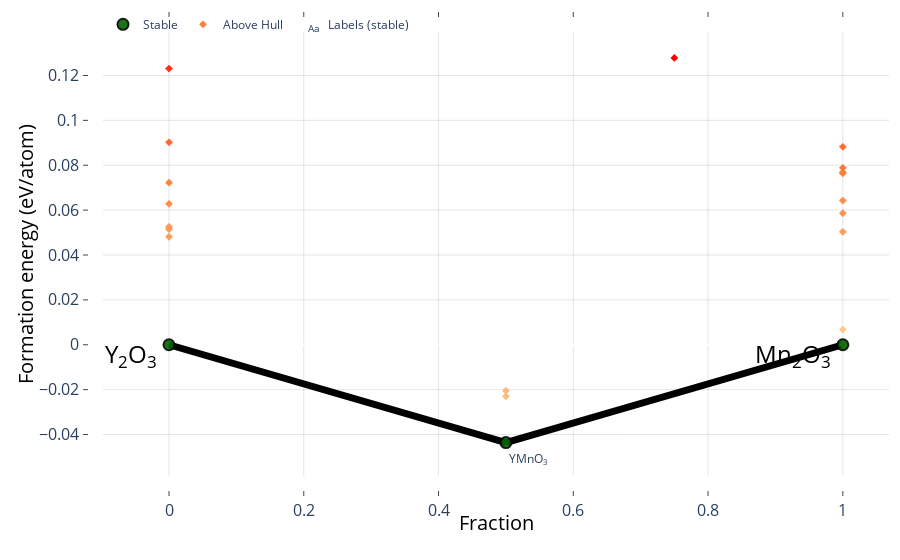

Notebook code cell kept with this figure:
### Code cell
cpd.get_plot()

### Figure 1 — Plotly figure (JSON) as saved in the notebook; plotly's stock layout.template omitted (floating-point values rounded to 4 significant figures)
{"data": [{"hoverinfo": "none", "line": {"color": "rgba(0, 0, 0, 1)", "width": 7}, "mode": "lines", "showlegend": false, "type": "scatter", "x": [0.5, 1, null, 0.5, 0, null], "y": [-0.04359, -1.421e-15, null, -0.04359, 0, null]}, {"hoverinfo": "skip", "mode": "text", "name": "Labels (stable)", "opacity": 1, "showlegend": true, "text": ["YMnO<sub>3</sub>"], "textposition": ["bottom right"], "type": "scatter", "visible": true, "x": [0.505], "y": [-0.04859]}, {"hoverinfo": "text", "hoverlabel": {"font": {"size": 14}}, "hovertext": ["Mn<sub>2</sub>O<sub>3</sub> (no ID) <br> 0.077 eV/atom (+0.077 eV/atom)", "Mn<sub>2</sub>O<sub>3</sub> (no ID) <br> 0.064 eV/atom (+0.064 eV/atom)", "Mn<sub>2</sub>O<sub>3</sub> (no ID) <br> 0.0 eV/atom (+0.0 eV/atom)", "Mn<sub>2</sub>O<sub>3</sub> (no ID) <br> 0.059 eV/atom (+0.059 eV/atom)", "Mn<sub>2</sub>O<sub>3</sub> (no ID) <br> 0.076 eV/atom (+0.076 eV/atom)", "Mn<sub>2</sub>O<sub>3</sub> (no ID) <br> 0.007 eV/atom (+0.007 eV/atom)", "Mn<sub>2</sub>O<sub>3</sub> (no ID) <br> 0.079 eV/atom (+0.079 eV/atom)", "Mn<sub>2</sub>O<sub>3</sub> (no ID) <br> 0.05 eV/atom (+0.05 eV/atom)", "Mn<sub>2</sub>O<sub>3</sub> (no ID) <br> 0.088 eV/atom (+0.088 eV/atom)", "Y<sub>2</sub>O<sub>3</sub> (no ID) <br> 0.051 eV/atom (+0.051 eV/atom)", "Y<sub>2</sub>O<sub>3</sub> (no ID) <br> 0.053 eV/atom (+0.053 eV/atom)", "Y<sub>2</sub>O<sub>3</sub> (no ID) <br> 0.09 eV/atom (+0.09 eV/atom)", "Y<sub>2</sub>O<sub>3</sub> (no ID) <br> 0.123 eV/atom (+0.123 eV/atom)", "Y<sub>2</sub>O<sub>3</sub> (no ID) <br> 0.048 eV/atom (+0.048 eV/atom)", "Y<sub>2</sub>O<sub>3</sub> (no ID) <br> 0.072 eV/atom (+0.072 eV/atom)", "Y<sub>2</sub>O<sub>3</sub> (no ID) <br> 0.063 eV/atom (+0.063 eV/atom)", "YMnO<sub>3</sub> (no ID) <br> -0.023 eV/atom (+0.021 eV/atom)", "YMnO<sub>3</sub> (no ID) <br> -0.021 eV/atom (+0.023 eV/atom)", "YMn<sub>3</sub>O<sub>6</sub> (no ID) <br> 0.128 eV/atom (+0.15 eV/atom)"], "marker": {"color": [0.077, 0.064, 0, 0.059, 0.076, 0.007, 0.079, 0.05, 0.088, 0.051, 0.053, 0.09, 0.123, 0.048, 0.072, 0.063, 0.021, 0.023, 0.15], "colorscale": [[0, "#fad393"], [0.5, "#ff813d"], [1, "#ff0000"]], "size": 6, "symbol": "diamond"}, "mode": "markers", "name": "Above Hull", "showlegend": true, "type": "scatter", "x": [1, 1, 1, 1, 1, 1, 1, 1, 1, 0, 0, 0, 0, 0, 0, 0, 0.5, 0.5, 0.75], "y": [0.07689, 0.06427, 0.0001606, 0.0586, 0.07641, 0.006783, 0.07885, 0.05032, 0.0882, 0.05149, 0.05255, 0.09023, 0.1231, 0.04813, 0.07221, 0.06282, -0.023, -0.0205, 0.1278]}, {"error_y": {"array": [0, 0, 0], "color": "gray", "thickness": 2.5, "type": "data", "width": 5}, "hoverinfo": "text", "hoverlabel": {"font": {"size": 14}}, "hovertext": ["YMnO<sub>3</sub> (no ID) <br> -0.044 eV/atom", "Mn<sub>2</sub>O<sub>3</sub> (no ID) <br> -0.0 eV/atom", "Y<sub>2</sub>O<sub>3</sub> (no ID) <br> 0.0 eV/atom"], "marker": {"color": "darkgreen", "line": {"color": "black", "width": 2}, "size": 11}, "mode": "markers", "name": "Stable", "opacity": 0.9, "showlegend": true, "type": "scatter", "x": [0.5, 1, 0], "y": [-0.04359, -1.421e-15, 0]}], "layout": {"annotations": [{"align": "center", "font": {"color": "#000000", "size": 24}, "opacity": 1, "showarrow": false, "text": "Mn<sub>2</sub>O<sub>3</sub>", "x": 1, "xanchor": "right", "xref": "x", "xshift": -10, "y": -1.421e-15, "yanchor": "auto", "yref": "y", "yshift": -10}, {"align": "center", "font": {"color": "#000000", "size": 24}, "opacity": 1, "showarrow": false, "text": "Y<sub>2</sub>O<sub>3</sub>", "x": 0, "xanchor": "right", "xref": "x", "xshift": -10, "y": 0, "yanchor": "auto", "yref": "y", "yshift": -10}], "autosize": true, "hovermode": "closest", "legend": {"orientation": "h", "tracegroupgap": 7, "traceorder": "reversed", "x": 0, "xanchor": "left", "y": 1.05}, "margin": {"b": 20, "l": 10, "pad": 20, "r": 10, "t": 20}, "paper_bgcolor": "rgba(0, 0, 0, 0)", "plot_bgcolor": "rgba(0, 0, 0, 0)", "showlegend": true, "xaxis": {"anchor": "y", "autorange": true, "gridcolor": "rgba(0, 0, 0, 0.1)", "mirror": "ticks", "nticks": 8, "range": [-0.06189, 1.062], "showgrid": true, "showline": true, "side": "bottom", "tickfont": {"size": 16}, "ticks": "inside", "title": {"font": {"color": "#000000", "size": 20}, "text": "Fraction"}, "type": "linear", "zeroline": false}, "yaxis": {"anchor": "x", "autorange": true, "gridcolor": "rgba(0, 0, 0, 0.1)", "mirror": "ticks", "range": [-0.05846, 0.139], "showgrid": true, "showline": true, "side": "left", "tickfont": {"size": 16}, "ticks": "inside", "title": {"font": {"color": "#000000", "size": 20}, "text": "Formation energy (eV/atom)"}, "type": "linear"}}}
